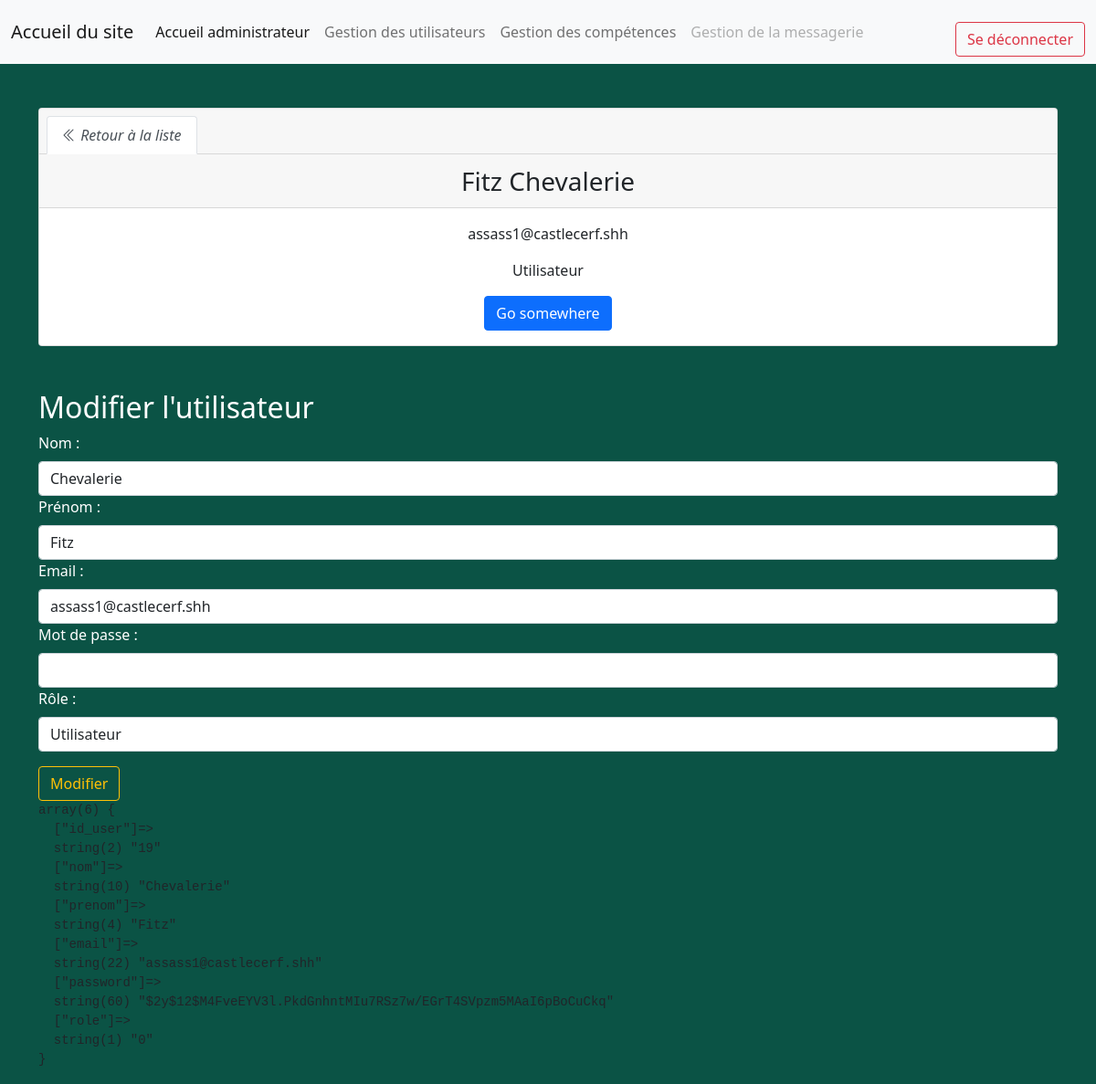
The page /admin/updateUser.php?id_user=19 (signed in) on the database its author committed.
### tables this page shows
CREATE TABLE IF NOT EXISTS `table_user` (
  `id_user` int NOT NULL AUTO_INCREMENT,
  `nom` varchar(255) NOT NULL,
  `prenom` varchar(255) NOT NULL,
  `email` varchar(255) NOT NULL,
  `password` varchar(255) NOT NULL,
  `role` tinyint(1) NOT NULL,
  PRIMARY KEY (`id_user`),
  UNIQUE KEY `email` (`email`)
);

### admin/updateUser.php (the view, shortened to what this page needs)
<?php
include("../assets/inc/headBack.php");
$id = $_GET["id_user"];
require("../core/connexion.php");
$sql = "SELECT `id_user`, `nom`, `prenom`, `email`, `password`, `role`
            FROM `table_user`
            WHERE `id_user` = $id
            ";
$query = mysqli_query($connexion, $sql) or die(mysqli_error($connexion));
$user = mysqli_fetch_assoc($query);
?>
<?php
include("../assets/inc/headerBack.php");
?>
<main>
    <div class="container">
        <div class="card text-center mt-5">
            <div class="card-header">
                <ul class="nav nav-tabs card-header-tabs">
                    <li class="nav-item">
                        <a class="nav-link active" aria-current="true"
                            href="http://localhost/la_manu/sitePhpProcedural/admin/listUsers.php"><i
                                class="bi bi-chevron-double-left"> Retour à la liste</i></a>
                    </li>
                </ul>
            </div>
            <div class="card-header fs-3">
                <?= $user["prenom"] . " " . $user["nom"] ?>
            </div>
            <div class="card-body">
                <p class="card-text"><?= $user["email"] ?></p>
                <?php
                if ($user["role"] == true) {
                    echo '<p class="card-text">Administrateur</p>';
                } else {
                    echo '<p class="card-text">Utilisateur</p>';
                }
                ?>
                <a href="#" class="btn btn-primary">Go somewhere</a>
            </div>
        </div>
        <div class="text-white mt-5">
            <h2>Modifier l'utilisateur</h2>
            <div class="form-group">
                <form method="POST" action="../core/userController.php">
                    <label for="nom">Nom :</label>
                    <input type="text" class="form-control mt-2" name="nom" id="nom" value="<?= $user["nom"] ?>">
                    <label for="prenom">Prénom :</label>
                    <input type="text" class="form-control mt-2" name="prenom" id="prenom"
                        value="<?= $user["prenom"] ?>">
                    <label for="email">Email :</label>
                    <input type="email" class="form-control mt-2" name="email" id="email" value="<?= $user["email"] ?>">
                    <label for="password">Mot de passe :</label>
                    <input type="password" class="form-control mt-2" name="password" id="password">
                    <label for="role">Rôle :</label>
                    <select name="role" id="role" class="form-control mt-2">
                        <option value="0" <?php if ($user["role"] == 0) {
                            echo "selected";
                        } ?>>Utilisateur</option>
                    </select>
                    <button class="btn btn-outline-warning mt-3" type="submit" name="execute"
                        value="update-user">Modifier</button>
                </form>
            </div>
        </div>
        <?php
        echo '<pre>';
        var_dump($user);
        echo '</pre>';
        ?>
    </div>
</main>
<?php
include("../assets/inc/footerBack.php");
?>

### assets/css/StyleBack.css (style rules this page uses)
body { background-color: #0B5345; }

### rows shown on the page
table_user: prenom "Fitz", nom "Chevalerie", email "assass1@castlecerf.shh", role "Utilisateur"
